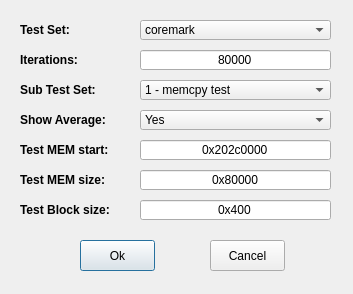
<?xml version="1.0" encoding="UTF-8"?>
<ui version="4.0">
 <class>perfTestDialog</class>
 <widget class="QDialog" name="perfTestDialog">
  <property name="geometry">
   <rect>
    <x>0</x>
    <y>0</y>
    <width>353</width>
    <height>294</height>
   </rect>
  </property>
  <property name="windowTitle">
   <string>Dialog</string>
  </property>
  <widget class="QLabel" name="label_testSet">
   <property name="geometry">
    <rect>
     <x>20</x>
     <y>20</y>
     <width>111</width>
     <height>20</height>
    </rect>
   </property>
   <property name="font">
    <font>
     <weight>75</weight>
     <bold>true</bold>
    </font>
   </property>
   <property name="text">
    <string>Test Set:</string>
   </property>
  </widget>
  <widget class="QLabel" name="label_numOfRuns">
   <property name="geometry">
    <rect>
     <x>20</x>
     <y>50</y>
     <width>111</width>
     <height>20</height>
    </rect>
   </property>
   <property name="font">
    <font>
     <weight>75</weight>
     <bold>true</bold>
    </font>
   </property>
   <property name="text">
    <string>Iterations:</string>
   </property>
  </widget>
  <widget class="QComboBox" name="comboBox_testSet">
   <property name="geometry">
    <rect>
     <x>140</x>
     <y>20</y>
     <width>191</width>
     <height>20</height>
    </rect>
   </property>
   <item>
    <property name="text">
     <string>coremark</string>
    </property>
   </item>
   <item>
    <property name="text">
     <string>dhrystone</string>
    </property>
   </item>
   <item>
    <property name="text">
     <string>mbw</string>
    </property>
   </item>
   <item>
    <property name="text">
     <string>sysbench</string>
    </property>
   </item>
  </widget>
  <widget class="QPushButton" name="pushButton_ok">
   <property name="geometry">
    <rect>
     <x>80</x>
     <y>240</y>
     <width>75</width>
     <height>31</height>
    </rect>
   </property>
   <property name="text">
    <string>Ok</string>
   </property>
  </widget>
  <widget class="QPushButton" name="pushButton_cancel">
   <property name="geometry">
    <rect>
     <x>210</x>
     <y>240</y>
     <width>75</width>
     <height>31</height>
    </rect>
   </property>
   <property name="text">
    <string>Cancel</string>
   </property>
  </widget>
  <widget class="QLineEdit" name="lineEdit_numOfRuns">
   <property name="geometry">
    <rect>
     <x>140</x>
     <y>50</y>
     <width>191</width>
     <height>20</height>
    </rect>
   </property>
   <property name="text">
    <string>80000</string>
   </property>
   <property name="alignment">
    <set>Qt::AlignCenter</set>
   </property>
  </widget>
  <widget class="QLabel" name="label_subTestSet">
   <property name="geometry">
    <rect>
     <x>20</x>
     <y>80</y>
     <width>111</width>
     <height>20</height>
    </rect>
   </property>
   <property name="font">
    <font>
     <weight>75</weight>
     <bold>true</bold>
    </font>
   </property>
   <property name="text">
    <string>Sub Test Set:</string>
   </property>
  </widget>
  <widget class="QComboBox" name="comboBox_subTestSet">
   <property name="geometry">
    <rect>
     <x>140</x>
     <y>80</y>
     <width>191</width>
     <height>20</height>
    </rect>
   </property>
   <item>
    <property name="text">
     <string>1 - memcpy test</string>
    </property>
   </item>
   <item>
    <property name="text">
     <string>2 - dumb (b[i]=a[i] style) test</string>
    </property>
   </item>
   <item>
    <property name="text">
     <string>3 - memcpy test with fixed block size</string>
    </property>
   </item>
  </widget>
  <widget class="QLabel" name="label_showAvg">
   <property name="geometry">
    <rect>
     <x>20</x>
     <y>110</y>
     <width>111</width>
     <height>20</height>
    </rect>
   </property>
   <property name="font">
    <font>
     <weight>75</weight>
     <bold>true</bold>
    </font>
   </property>
   <property name="text">
    <string>Show Average:</string>
   </property>
  </widget>
  <widget class="QLabel" name="label_testMemStart">
   <property name="geometry">
    <rect>
     <x>20</x>
     <y>140</y>
     <width>111</width>
     <height>20</height>
    </rect>
   </property>
   <property name="font">
    <font>
     <weight>75</weight>
     <bold>true</bold>
    </font>
   </property>
   <property name="text">
    <string>Test MEM start:</string>
   </property>
  </widget>
  <widget class="QLabel" name="label_testMemSize">
   <property name="geometry">
    <rect>
     <x>20</x>
     <y>170</y>
     <width>111</width>
     <height>20</height>
    </rect>
   </property>
   <property name="font">
    <font>
     <weight>75</weight>
     <bold>true</bold>
    </font>
   </property>
   <property name="text">
    <string>Test MEM size:</string>
   </property>
  </widget>
  <widget class="QLabel" name="label_testBlockSize">
   <property name="geometry">
    <rect>
     <x>20</x>
     <y>200</y>
     <width>111</width>
     <height>20</height>
    </rect>
   </property>
   <property name="font">
    <font>
     <weight>75</weight>
     <bold>true</bold>
    </font>
   </property>
   <property name="text">
    <string>Test Block size:</string>
   </property>
  </widget>
  <widget class="QLineEdit" name="lineEdit_testMemSize">
   <property name="geometry">
    <rect>
     <x>140</x>
     <y>170</y>
     <width>191</width>
     <height>20</height>
    </rect>
   </property>
   <property name="text">
    <string>0x80000</string>
   </property>
   <property name="alignment">
    <set>Qt::AlignCenter</set>
   </property>
  </widget>
  <widget class="QLineEdit" name="lineEdit_testBlockSize">
   <property name="geometry">
    <rect>
     <x>140</x>
     <y>200</y>
     <width>191</width>
     <height>20</height>
    </rect>
   </property>
   <property name="text">
    <string>0x400</string>
   </property>
   <property name="alignment">
    <set>Qt::AlignCenter</set>
   </property>
  </widget>
  <widget class="QLineEdit" name="lineEdit_testMemStart">
   <property name="geometry">
    <rect>
     <x>140</x>
     <y>140</y>
     <width>191</width>
     <height>20</height>
    </rect>
   </property>
   <property name="text">
    <string>0x202c0000</string>
   </property>
   <property name="alignment">
    <set>Qt::AlignCenter</set>
   </property>
  </widget>
  <widget class="QComboBox" name="comboBox_showAvg">
   <property name="geometry">
    <rect>
     <x>140</x>
     <y>110</y>
     <width>191</width>
     <height>20</height>
    </rect>
   </property>
   <item>
    <property name="text">
     <string>Yes</string>
    </property>
   </item>
   <item>
    <property name="text">
     <string>No</string>
    </property>
   </item>
  </widget>
 </widget>
 <resources/>
 <connections/>
</ui>
